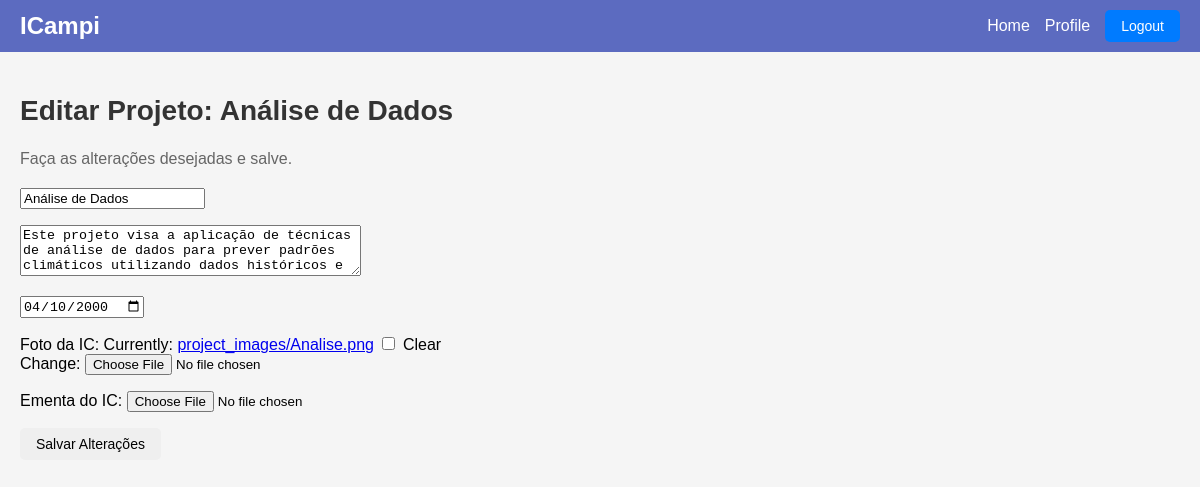
Page /feed/edit_project/27/ (signed in) on the earlier database version.
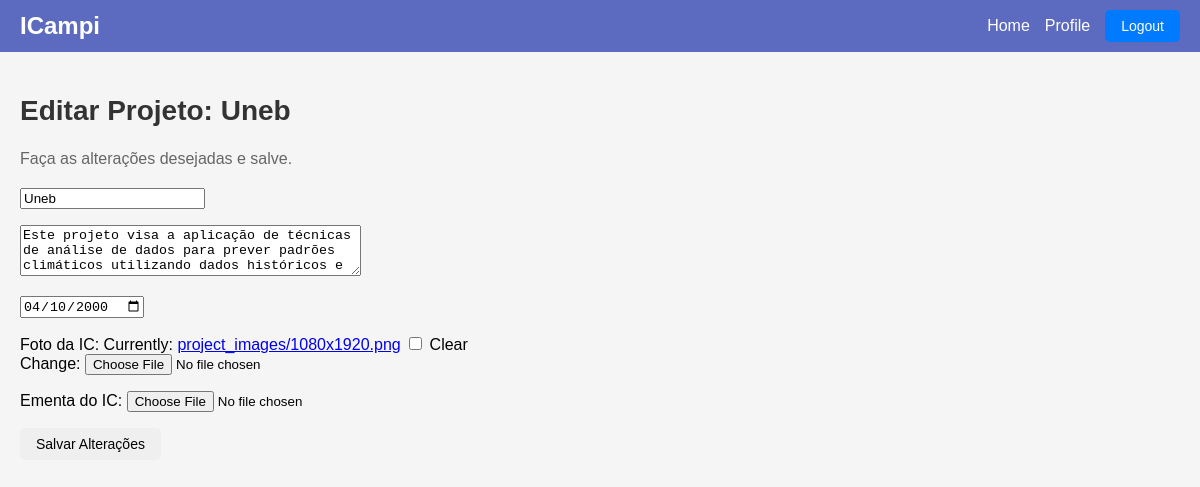
Same page on the later database version.
### feed/models.py (models this page shows, shortened)
class Project(models.Model):
    title = models.CharField(max_length=20)
    body = models.TextField(max_length=750)
    calendar = models.DateField(null=True, blank=True)
    author = models.ForeignKey(Profile, limit_choices_to={'role': 'teacher'}, on_delete=models.CASCADE, null=True, blank=True)
    students = models.ManyToManyField(Profile, related_name='joined_projects', limit_choices_to={'role': 'student'}, blank=True)
    image = models.ImageField(upload_to='project_images/', null=True, blank=True)
    pdf_file = models.FileField(upload_to='project_pdfs/', null=True, blank=True)  # Campo para o PDF

### feed/views.py (the view)
# urls.py: path('edit_project/<int:project_id>/', views.edit_project, name='edit_project'),
def edit_project(request, project_id):
    project = get_object_or_404(Project, id=project_id)
    if project.author.user != request.user:
        raise Http404("Você não tem permissão para editar este projeto.")
    if request.method == 'POST':
        form = ProjectForm(request.POST, request.FILES, instance=project)
        if form.is_valid():
            form.save()
            return redirect('home')  # Redireciona para a página de detalhes do projeto após salvar
    else:
        form = ProjectForm(instance=project)
    return render(request, 'edit_project.html', {'form': form, 'project': project})

### feed/forms.py
class ProjectForm(forms.ModelForm):
    class Meta:
        model = Project
        fields = ['title', 'body', 'calendar', 'image', 'pdf_file']  # Inclui pdf_file
        widgets = {
            'title': forms.TextInput(attrs={
                'class': 'form-field',
                'placeholder': 'Título do Projeto',
            }),
            'body': forms.Textarea(attrs={
                'class': 'form-field',
                'placeholder': 'Descrição do Projeto',
                'rows': 3,
            }),
            'calendar': forms.DateInput(attrs={
                'type': 'date',
                'class': 'form-field',
            }),
            'image': forms.ClearableFileInput(attrs={
                'class': 'form-field',
            }),
            'pdf_file': forms.ClearableFileInput(attrs={  # Adiciona o campo para PDF
                'class': 'form-field',
            }),
        }
        labels = {
            'title': '',  # Oculta o rótulo do campo 'title'
            'body': '',
            'calendar': '',
            'image': 'Foto da IC',
            'pdf_file': 'Ementa do IC',  # Oculta o rótulo do campo 'pdf_file'
        }

### feed/templates/edit_project.html (shortened to what this page needs)
<!DOCTYPE html>
<html lang="pt-br">
<head>
    {% load static %}
    <link rel="stylesheet" href="{% static 'css/style.css' %}">
    <link rel="stylesheet" href="{% static 'css/feed.css' %}">
</head>
<body>
    <header>
        <h1>ICampi</h1>
        <nav>
            <a href=" ">Home</a>
            <a href="{% url 'profile' %}">Profile</a>
            <form class="logout-form" action="{% url 'logout' %}" method="post">
                <button type="submit">Logout</button>
            </form>
        </nav>
    </header>
    <main class="main">
        <div class="section-header">
            <h2 class="section-title">Editar Projeto: {{ project.title }}</h2>
            <p class="section-subtitle">Faça as alterações desejadas e salve.</p>
        </div>
        <div class="form-container">
            <form method="post" enctype="multipart/form-data">
                {{ form.as_p }}
                <button type="submit" class="submit-btn">Salvar Alterações</button>
            </form>
        </div>
    </main>
</body>
</html>

Differences in the rows shown:
changed Project: title "Análise de Dados" → "Uneb"
Other differences:
text no longer shown: "Foto da IC: Currently: project_images/Analise.png Clear Change: Ementa do IC:"
text now shown: "Foto da IC: Currently: project_images/1080x1920.png Clear Change: Ementa do IC:"
